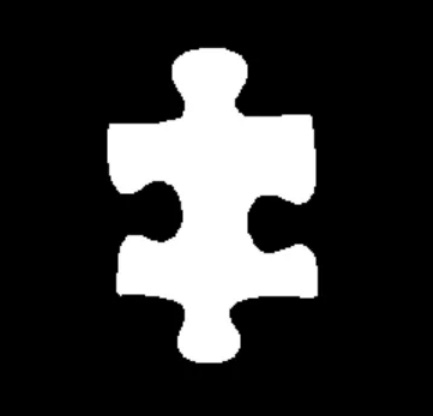
#> input picture testpiece.png, 433 x 416 px
$ python edge_rotate.py
#> lines starting #> are read from the running program, lines starting #| are printed output that depends on the picture; after the words box and inside, x2 and y2 are one past the last pixel; in counts of white or black regions, pixels touching at a corner belong together
### corner.py
import scipy.ndimage as ndimage
import numpy as np
import cv2
import scipy
import math

# [88 lines left out: functions filter_corners, fit_rect, not called in this run]


def detect_corners_and_fit_rectangle(image_path):
    img = cv2.imread(image_path)
    gray = cv2.cvtColor(img, cv2.COLOR_BGR2GRAY)
    gray = np.float32(gray)
    dest = cv2.cornerHarris(gray, 5, 5, 0.04)
    dest = cv2.dilate(dest, None)
    xy = filter_corners(dest)
    xy = np.round(xy).astype(np.int_)
    intersections = fit_rect(xy)
    return intersections

# [8 lines left out: function compute_side_lengths, not called in this run]

### edge_rotate.py
import numpy as np
import matplotlib.pyplot as plt
import cv2
import corner

img = cv2.imread("testpiece.png")
#> img is the input picture: shape (416, 433, 3); mean B, G, R 52.8, 52.8, 52.8
gray = cv2.cvtColor(img, cv2.COLOR_BGR2GRAY)
gray = np.float32(gray)
# Edge detection
edges = cv2.Canny(img, 100, 200)
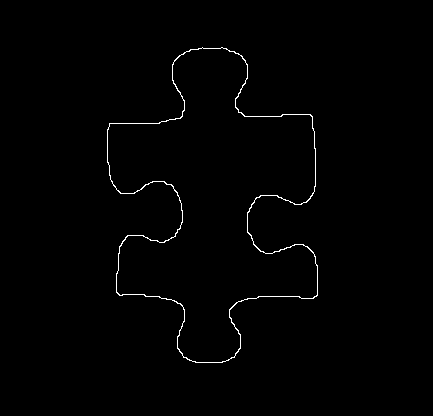
#> edges: shape (416, 433); 0.79% white in thin lines or dots, all inside (x1, y1, x2, y2) = (107, 47, 318, 363)
# Show image and edges
plt.imshow(edges, cmap='gray')
plt.title('Edge Image'), plt.xticks([]), plt.yticks([])
plt.show()


def rotate_image_horizontal(img, corners):
    """
     Rotate the puzzle piece to be either horizontal or vertical,
    """

    dx = corners[1][0] - corners[0][0]
    dy = corners[1][1] - corners[0][1]
    angle = -np.degrees(np.arctan2(dy, dx))  # Negative for clockwise rotation


    rotation_center = tuple(corners[0])
    rotation_matrix = cv2.getRotationMatrix2D(rotation_center, angle, 1)


    img_height, img_width = img.shape[:2]
    rotated_img = cv2.warpAffine(img, rotation_matrix, (img_width, img_height))

    return rotated_img


#> (the run stopped early here; a loop or call above may not have finished)
